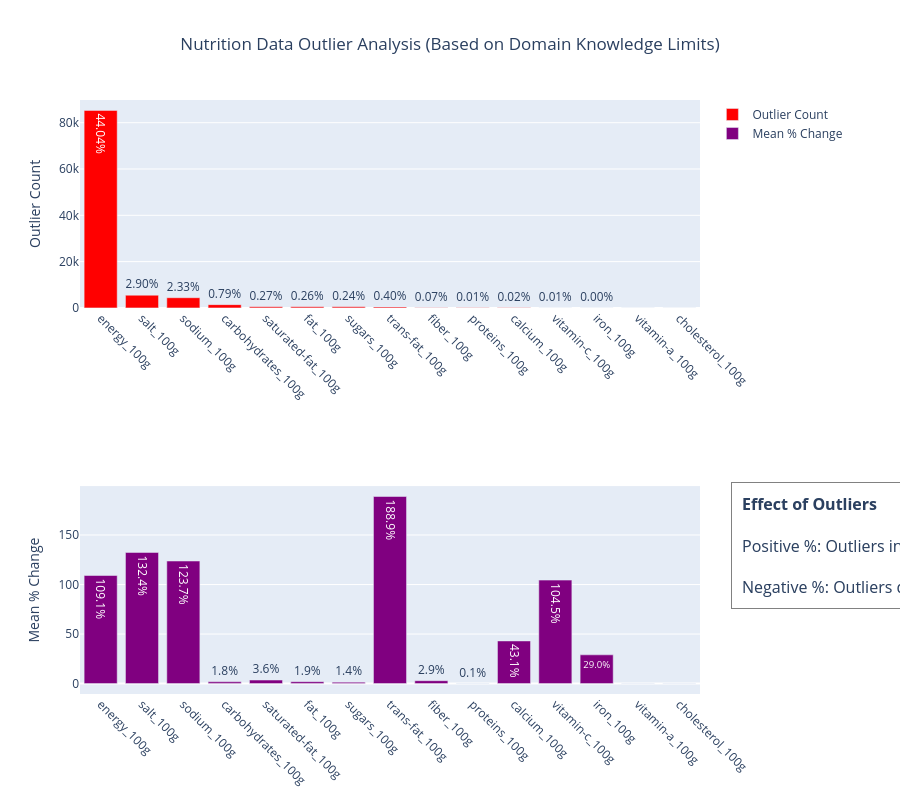

Notebook source saved alongside this figure:
### Code cell
from src.scripts.visualize_df_nutrients import identify_nutrition_outliers

# Define maximum limits for nutritional variables based on domain knowledge
nutrient_limits = {
        'energy_100g': 1250,        # kcal/100g  1250 with be used for the outlier detection
        'fat_100g': 95,             # g/100g
        'saturated-fat_100g': 55,   # g/100g
        'carbohydrates_100g': 95,   # g/100g
        'sugars_100g': 95,          # g/100g
        'sodium_100g': 3,           # g/100g
        'salt_100g': 6,             # g/100g
        'trans-fat_100g': 5,        # g/100g
        'cholesterol_100g': 500,    # mg/100g
        'fiber_100g': 50,           # g/100g
        'proteins_100g': 90,        # g/100g
        'vitamin-a_100g': 30,       # mg/100g
        'vitamin-c_100g': 50,       # mg/100g
        'calcium_100g': 30,         # mg/100g
        'iron_100g': 40             # mg/100g
    }

summary_nutriment_df, df_nutriment_clean = identify_nutrition_outliers(df_filtered, nutrient_limits)

### Figure 1 — Plotly figure (JSON) as saved in the notebook; plotly's stock layout.template omitted (floating-point values rounded to 4 significant figures)
{"data": [{"hovertemplate": "%{x}<br>Outliers: %{y}<br>(%{text})<extra></extra>", "marker": {"color": "red"}, "name": "Outlier Count", "text": ["44.04%", "2.90%", "2.33%", "0.79%", "0.27%", "0.26%", "0.24%", "0.40%", "0.07%", "0.01%", "0.02%", "0.01%", "0.00%", "0.00%", "0.00%"], "type": "bar", "x": ["energy_100g", "salt_100g", "sodium_100g", "carbohydrates_100g", "saturated-fat_100g", "fat_100g", "sugars_100g", "trans-fat_100g", "fiber_100g", "proteins_100g", "calcium_100g", "vitamin-c_100g", "iron_100g", "vitamin-a_100g", "cholesterol_100g"], "xaxis": "x", "y": [85319, 5481, 4395, 1407, 471, 458, 444, 395, 104, 25, 19, 7, 3, 1, 0], "yaxis": "y"}, {"hovertemplate": "%{x}<br>Mean % Change: %{text}<extra></extra>", "marker": {"color": "purple"}, "name": "Mean % Change", "text": ["109.1%", "132.4%", "123.7%", "1.8%", "3.6%", "1.9%", "1.4%", "188.9%", "2.9%", "0.1%", "43.1%", "104.5%", "29.0%", "-0.0%", "0.0%"], "textposition": "auto", "type": "bar", "x": ["energy_100g", "salt_100g", "sodium_100g", "carbohydrates_100g", "saturated-fat_100g", "fat_100g", "sugars_100g", "trans-fat_100g", "fiber_100g", "proteins_100g", "calcium_100g", "vitamin-c_100g", "iron_100g", "vitamin-a_100g", "cholesterol_100g"], "xaxis": "x2", "y": [109.1, 132.4, 123.7, 1.765, 3.586, 1.87, 1.437, 188.9, 2.927, 0.07072, 43.07, 104.5, 29.04, -0.001755, 0.0], "yaxis": "y2"}], "layout": {"annotations": [{"align": "left", "bgcolor": "rgba(255, 255, 255, 0.8)", "bordercolor": "gray", "borderpad": 10, "borderwidth": 1, "font": {"size": 16}, "opacity": 0.9, "showarrow": false, "text": "<b>Effect of Outliers</b><br><br>Positive %: Outliers increase mean<br><br>Negative %: Outliers decrease mean", "x": 1.05, "xanchor": "left", "xref": "paper", "y": 0.25, "yanchor": "middle", "yref": "paper"}, {"align": "left", "bgcolor": "rgba(255, 255, 255, 0.8)", "bordercolor": "gray", "borderpad": 10, "borderwidth": 1, "font": {"size": 16}, "opacity": 0.9, "showarrow": false, "text": "<b>Effect of Outliers</b><br><br>Positive %: Outliers increase mean<br><br>Negative %: Outliers decrease mean", "x": 1.05, "xanchor": "left", "xref": "paper", "y": 0.25, "yanchor": "middle", "yref": "paper"}], "height": 800, "margin": {"r": 200}, "showlegend": true, "title": {"text": "Nutrition Data Outlier Analysis (Based on Domain Knowledge Limits)", "x": 0.5, "xanchor": "center"}, "xaxis": {"anchor": "y", "domain": [0, 1], "tickangle": 45}, "xaxis2": {"anchor": "y2", "domain": [0, 1], "tickangle": 45}, "yaxis": {"anchor": "x", "domain": [0.65, 1.0], "title": {"text": "Outlier Count"}}, "yaxis2": {"anchor": "x2", "domain": [0, 0.35], "title": {"text": "Mean % Change"}}}}
